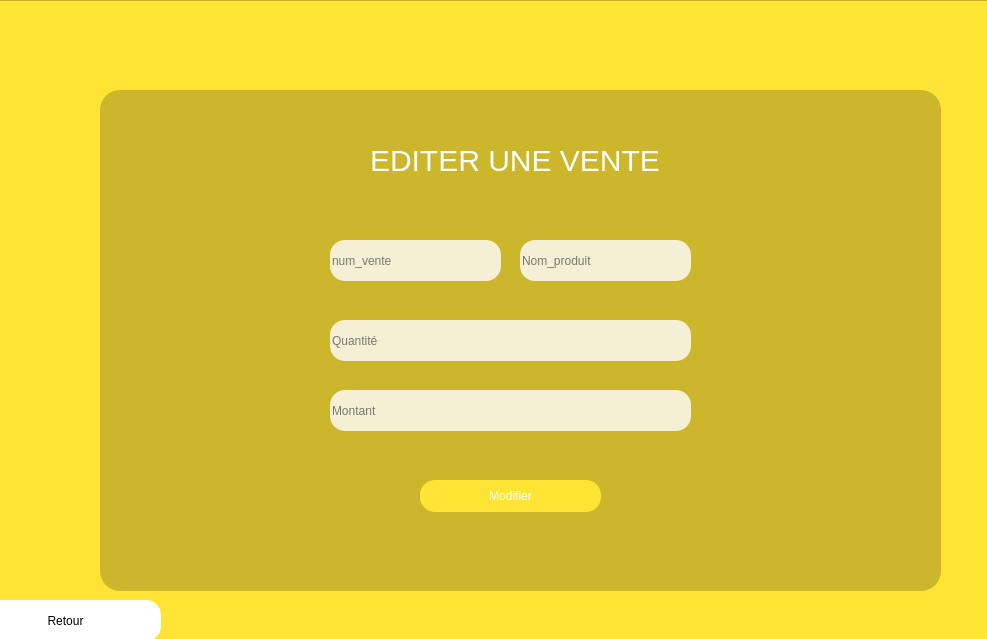
<?xml version="1.0" encoding="UTF-8"?>
<ui version="4.0">
 <class>EditerVente</class>
 <widget class="QMainWindow" name="EditerVente">
  <property name="geometry">
   <rect>
    <x>0</x>
    <y>0</y>
    <width>987</width>
    <height>639</height>
   </rect>
  </property>
  <property name="windowTitle">
   <string>MainWindow</string>
  </property>
  <widget class="QWidget" name="centralwidget">
   <widget class="QFrame" name="frame">
    <property name="geometry">
     <rect>
      <x>-290</x>
      <y>0</y>
      <width>1281</width>
      <height>801</height>
     </rect>
    </property>
    <property name="styleSheet">
     <string notr="true">background-color: rgb(255,228,54)</string>
    </property>
    <property name="frameShape">
     <enum>QFrame::StyledPanel</enum>
    </property>
    <property name="frameShadow">
     <enum>QFrame::Raised</enum>
    </property>
    <widget class="QFrame" name="frame_haut">
     <property name="geometry">
      <rect>
       <x>0</x>
       <y>9</y>
       <width>1271</width>
       <height>71</height>
      </rect>
     </property>
     <property name="styleSheet">
      <string notr="true">border:none;</string>
     </property>
     <property name="frameShape">
      <enum>QFrame::StyledPanel</enum>
     </property>
     <property name="frameShadow">
      <enum>QFrame::Raised</enum>
     </property>
     <widget class="QPushButton" name="pushButton">
      <property name="geometry">
       <rect>
        <x>1170</x>
        <y>0</y>
        <width>91</width>
        <height>81</height>
       </rect>
      </property>
      <property name="text">
       <string/>
      </property>
      <property name="icon">
       <iconset>
        <normaloff>../fermerIcon-removebg-preview.png</normaloff>../fermerIcon-removebg-preview.png</iconset>
      </property>
      <property name="iconSize">
       <size>
        <width>60</width>
        <height>80</height>
       </size>
      </property>
     </widget>
     <widget class="QPushButton" name="pushButton_2">
      <property name="geometry">
       <rect>
        <x>1080</x>
        <y>10</y>
        <width>91</width>
        <height>61</height>
       </rect>
      </property>
      <property name="text">
       <string/>
      </property>
      <property name="icon">
       <iconset>
        <normaloff>../pngtree-fullscreen--icon-in-trendy-style-isolated-background-png-image_1566064-removebg-preview.png</normaloff>../pngtree-fullscreen--icon-in-trendy-style-isolated-background-png-image_1566064-removebg-preview.png</iconset>
      </property>
      <property name="iconSize">
       <size>
        <width>60</width>
        <height>80</height>
       </size>
      </property>
     </widget>
     <widget class="QPushButton" name="pushButton_3">
      <property name="geometry">
       <rect>
        <x>970</x>
        <y>10</y>
        <width>101</width>
        <height>61</height>
       </rect>
      </property>
      <property name="text">
       <string/>
      </property>
      <property name="icon">
       <iconset>
        <normaloff>../red-removebg-preview.png</normaloff>../red-removebg-preview.png</iconset>
      </property>
      <property name="iconSize">
       <size>
        <width>60</width>
        <height>80</height>
       </size>
      </property>
     </widget>
    </widget>
    <widget class="QFrame" name="frame_3">
     <property name="geometry">
      <rect>
       <x>390</x>
       <y>90</y>
       <width>841</width>
       <height>501</height>
      </rect>
     </property>
     <property name="styleSheet">
      <string notr="true">background-color:rgba(0,0,0,0.2);
border-radius:20px;
</string>
     </property>
     <property name="frameShape">
      <enum>QFrame::StyledPanel</enum>
     </property>
     <property name="frameShadow">
      <enum>QFrame::Raised</enum>
     </property>
     <widget class="QPushButton" name="pushButton_11">
      <property name="geometry">
       <rect>
        <x>320</x>
        <y>390</y>
        <width>181</width>
        <height>32</height>
       </rect>
      </property>
      <property name="styleSheet">
       <string notr="true">QPushButton{
background-color:#FFE436;
border-top-left-radius:20px;
border-bottom-left-radius:20px;
color:rgb(255,255,255);
font:77 21pt &quot;metropolis&quot;;
border-radius:15px


}
QPushButton:hover{
background-color:white;
border-radius:15px;
color:rgb(0,0,0);
font:77 18pt &quot;metropolis&quot;;


}
</string>
      </property>
      <property name="text">
       <string>Modifier</string>
      </property>
     </widget>
     <widget class="QLineEdit" name="lineEdit_46">
      <property name="geometry">
       <rect>
        <x>230</x>
        <y>300</y>
        <width>361</width>
        <height>41</height>
       </rect>
      </property>
      <property name="styleSheet">
       <string notr="true">border-radius:15px;
color:black;
background-color:rgba(255,255,255,0.8)

</string>
      </property>
      <property name="placeholderText">
       <string>Montant</string>
      </property>
     </widget>
     <widget class="QLineEdit" name="lineEdit_43">
      <property name="geometry">
       <rect>
        <x>230</x>
        <y>150</y>
        <width>171</width>
        <height>41</height>
       </rect>
      </property>
      <property name="styleSheet">
       <string notr="true">border-radius:15px;
color:black;
background-color:rgba(255,255,255,0.8)

</string>
      </property>
      <property name="placeholderText">
       <string>num_vente</string>
      </property>
     </widget>
     <widget class="QLineEdit" name="lineEdit_44">
      <property name="geometry">
       <rect>
        <x>420</x>
        <y>150</y>
        <width>171</width>
        <height>41</height>
       </rect>
      </property>
      <property name="styleSheet">
       <string notr="true">border-radius:15px;
color:black;
background-color:rgba(255,255,255,0.8)

</string>
      </property>
      <property name="placeholderText">
       <string>Nom_produit</string>
      </property>
     </widget>
     <widget class="QLabel" name="label_16">
      <property name="geometry">
       <rect>
        <x>270</x>
        <y>50</y>
        <width>321</width>
        <height>41</height>
       </rect>
      </property>
      <property name="styleSheet">
       <string notr="true">background-color:none;
border:none;
font:90 30pt &quot;metropolis&quot;;
font-size:30px;
color:white</string>
      </property>
      <property name="text">
       <string>EDITER UNE VENTE</string>
      </property>
     </widget>
     <widget class="QLineEdit" name="lineEdit_45">
      <property name="geometry">
       <rect>
        <x>230</x>
        <y>230</y>
        <width>361</width>
        <height>41</height>
       </rect>
      </property>
      <property name="styleSheet">
       <string notr="true">border-radius:15px;
color:black;
background-color:rgba(255,255,255,0.8)

</string>
      </property>
      <property name="placeholderText">
       <string>Quantité</string>
      </property>
     </widget>
    </widget>
    <widget class="QPushButton" name="pushButton_13">
     <property name="geometry">
      <rect>
       <x>260</x>
       <y>600</y>
       <width>191</width>
       <height>41</height>
      </rect>
     </property>
     <property name="styleSheet">
      <string notr="true">background-color:white;
color:black;
border-radius:15px;
font:90 18pt &quot;metropolis&quot;;</string>
     </property>
     <property name="text">
      <string>Retour</string>
     </property>
    </widget>
   </widget>
  </widget>
 </widget>
 <resources>
  <include location="../res.qrc"/>
 </resources>
 <connections/>
</ui>
